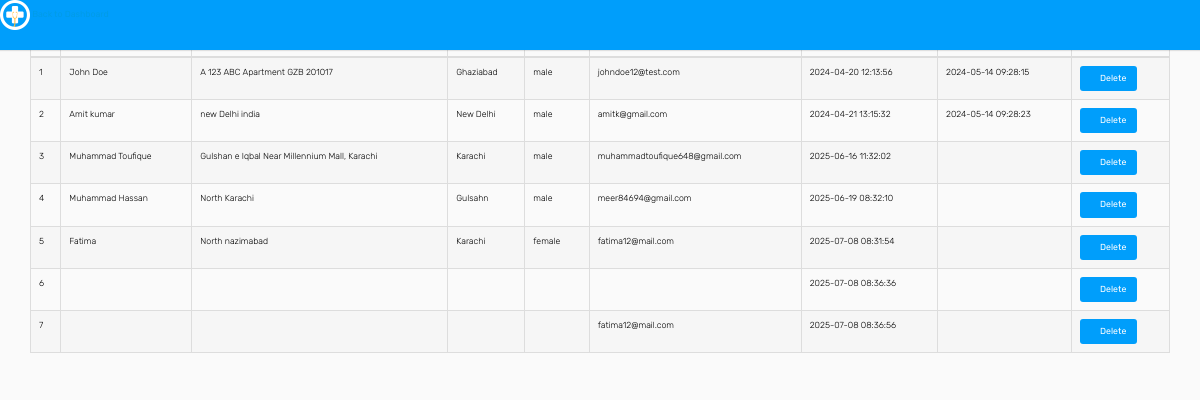
The page /admin/manage-users.php (signed in) on the database its author committed.
### tables this page shows
CREATE TABLE `users` (
  `id` int(11) NOT NULL,
  `fullName` varchar(255) DEFAULT NULL,
  `address` longtext DEFAULT NULL,
  `city` varchar(255) DEFAULT NULL,
  `gender` varchar(255) DEFAULT NULL,
  `email` varchar(255) DEFAULT NULL,
  `password` varchar(255) DEFAULT NULL,
  `regDate` timestamp NULL DEFAULT current_timestamp(),
  `updationDate` timestamp NULL DEFAULT NULL ON UPDATE current_timestamp()
);

### admin/manage-users.php (the view, shortened to what this page needs)
<?php
include('includes/config.php');
?>
<!DOCTYPE html>
<html lang="en">
<head>
    <link rel="stylesheet" href="assets/css/bootstrap.min.css">
    <link rel="stylesheet" href="assets/css/font-awesome.min.css">
    <link rel="stylesheet" href="assets/css/style.css">
</head>
<body>
    <div class="header bg-primary mb-4 p-3 d-flex justify-content-between">
        <a href="dashboard.php" class="text-white text-decoration-none">
            <img src="assets/images/logo.png" width="30" height="30" alt="CARE">
        </a>
        <a href="dashboard.php" class="text-white">Back to Dashboard</a>
    </div>
    <div class="container">
        <h3 class="mt-5 pt-5 mb-4">Manage Users</h3>
        <div class="table-responsive">
            <table class="table table-bordered table-striped">
                <thead class="table-lights">
                    <tr>
                        <th>#</th>
                        <th>Full Name</th>
                        <th>Address</th>
                        <th>City</th>
                        <th>Gender</th>
                        <th>Email</th>
                        <th>Registered</th>
                        <th>Updated</th>
                        <th>Action</th>
                    </tr>
                </thead>
                <tbody>
                    <?php
                    $sql = mysqli_query($con, "SELECT * FROM users");
                    $cnt = 1;
                    while ($row = mysqli_fetch_array($sql)) {
                    ?>
                        <tr>
                            <td data-label="#"><?php echo $cnt; ?></td>
                            <td data-label="Full Name"><?php echo htmlentities($row['fullName']); ?></td>
                            <td data-label="Address"><?php echo htmlentities($row['address']); ?></td>
                            <td data-label="City"><?php echo htmlentities($row['city']); ?></td>
                            <td data-label="Gender"><?php echo htmlentities($row['gender']); ?></td>
                            <td data-label="Email"><?php echo htmlentities($row['email']); ?></td>
                            <td data-label="Registered"><?php echo htmlentities($row['regDate']); ?></td>
                            <td data-label="Updated"><?php echo htmlentities($row['updationDate']); ?></td>
                            <td data-label="Action">
                                <a href="manage-users.php?id=<?php echo $row['id']; ?>&del=delete" onclick="return confirm('Are you sure you want to delete?');" class="btn btn-sm btn-primary mb-1">
                                    <i class="fa fa-trash"></i> Delete
                                </a>
                            </td>
                        </tr>
                    <?php
                        $cnt++;
                    } ?>
                </tbody>
            </table>
        </div>
    </div>
</body>
</html>

### rows shown on the page
users: fullName "John Doe", address "A 123 ABC Apartment GZB 201017", city "Ghaziabad", gender "male", email "johndoe12@test.com", regDate "2024-04-20 12:13:56", updationDate "2024-05-14 09:28:15"
users: fullName "Amit kumar", address "new Delhi india", city "New Delhi", gender "male", email "amitk@gmail.com", regDate "2024-04-21 13:15:32", updationDate "2024-05-14 09:28:23"
users: fullName "Muhammad Toufique", address "Gulshan e Iqbal Near Millennium Mall, Karachi", city "Karachi", gender "male", email "muhammadtoufique648@gmail.com", regDate "2025-06-16 11:32:02"
users: fullName "Muhammad Hassan", address "North Karachi", city "Gulsahn", gender "male", email "meer84694@gmail.com", regDate "2025-06-19 08:32:10"
users: fullName "Fatima", address "North nazimabad", city "Karachi", gender "female", email "fatima12@mail.com", regDate "2025-07-08 08:31:54"
users: regDate "2025-07-08 08:36:36"
users: email "fatima12@mail.com", regDate "2025-07-08 08:36:56"
